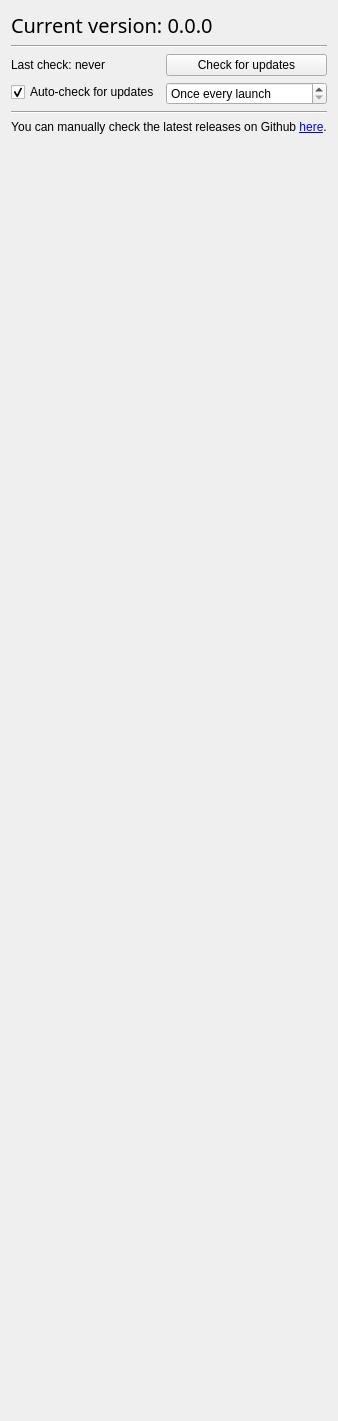
         <widget class="QWidget" name="tabUpdates">
          <attribute name="title">
           <string>&amp;Updates</string>
          </attribute>
          <layout class="QVBoxLayout" name="verticalLayout_6">
           <item>
            <widget class="QLabel" name="labelCurrentVersion">
             <property name="font">
              <font>
               <family>Segoe UI Light</family>
               <pointsize>15</pointsize>
              </font>
             </property>
             <property name="text">
              <string>Current version: 0.0.0</string>
             </property>
             <property name="wordWrap">
              <bool>true</bool>
             </property>
            </widget>
           </item>
           <item>
            <widget class="Line" name="line_2">
             <property name="orientation">
              <enum>Qt::Horizontal</enum>
             </property>
            </widget>
           </item>
           <item>
            <layout class="QFormLayout" name="formLayout_7">
             <item row="0" column="0">
              <widget class="QLabel" name="labelLastCheck">
               <property name="text">
                <string>Last check: never</string>
               </property>
              </widget>
             </item>
             <item row="0" column="1">
              <widget class="QPushButton" name="buttonCheckForUpdates">
               <property name="text">
                <string>Check for updates</string>
               </property>
              </widget>
             </item>
             <item row="1" column="1">
              <widget class="QSpinBox" name="spinUpdateFrequency">
               <property name="specialValueText">
                <string>Once every launch</string>
               </property>
               <property name="suffix">
                <string> day(s)</string>
               </property>
               <property name="prefix">
                <string>Once every </string>
               </property>
               <property name="maximum">
                <number>365</number>
               </property>
               <property name="value">
                <number>0</number>
               </property>
              </widget>
             </item>
             <item row="1" column="0">
              <widget class="QCheckBox" name="checkAutoUpdateCheck">
               <property name="text">
                <string>Auto-check for updates</string>
               </property>
               <property name="checked">
                <bool>true</bool>
               </property>
              </widget>
             </item>
            </layout>
           </item>
           <item>
            <widget class="Line" name="line">
             <property name="orientation">
              <enum>Qt::Horizontal</enum>
             </property>
            </widget>
           </item>
           <item>
            <widget class="QLabel" name="labelGithub">
             <property name="text">
              <string>You can manually check the latest releases on Github &lt;a href=&quot;?url&quot;&gt;here&lt;/a&gt;.</string>
             </property>
             <property name="alignment">
              <set>Qt::AlignCenter</set>
             </property>
            </widget>
           </item>
           <item>
            <spacer name="verticalSpacer_2">
             <property name="orientation">
              <enum>Qt::Vertical</enum>
             </property>
             <property name="sizeHint" stdset="0">
              <size>
               <width>20</width>
               <height>1276</height>
              </size>
             </property>
            </spacer>
           </item>
          </layout>
         </widget>
